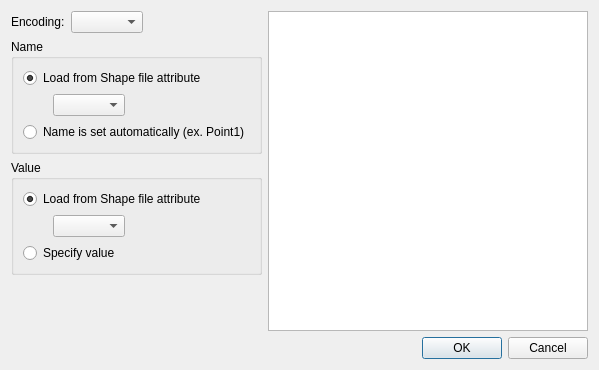
<?xml version="1.0" encoding="UTF-8"?>
<ui version="4.0">
 <class>GeoDataPointGroupShpImporterSettingDialog</class>
 <widget class="QDialog" name="GeoDataPointGroupShpImporterSettingDialog">
  <property name="geometry">
   <rect>
    <x>0</x>
    <y>0</y>
    <width>599</width>
    <height>370</height>
   </rect>
  </property>
  <property name="windowTitle">
   <string>Point Import Setting</string>
  </property>
  <layout class="QVBoxLayout" name="verticalLayout_4">
   <item>
    <layout class="QHBoxLayout" name="horizontalLayout_5" stretch="0,1">
     <item>
      <layout class="QVBoxLayout" name="verticalLayout_3">
       <item>
        <layout class="QHBoxLayout" name="horizontalLayout_2">
         <item>
          <widget class="QLabel" name="encodingLabel">
           <property name="text">
            <string>Encoding:</string>
           </property>
          </widget>
         </item>
         <item>
          <widget class="QComboBox" name="encodingComboBox">
           <property name="sizePolicy">
            <sizepolicy hsizetype="Preferred" vsizetype="Fixed">
             <horstretch>0</horstretch>
             <verstretch>0</verstretch>
            </sizepolicy>
           </property>
           <property name="maximumSize">
            <size>
             <width>200</width>
             <height>16777215</height>
            </size>
           </property>
          </widget>
         </item>
         <item>
          <spacer name="horizontalSpacer_3">
           <property name="orientation">
            <enum>Qt::Horizontal</enum>
           </property>
           <property name="sizeHint" stdset="0">
            <size>
             <width>40</width>
             <height>20</height>
            </size>
           </property>
          </spacer>
         </item>
        </layout>
       </item>
       <item>
        <widget class="QGroupBox" name="nameGroupBox">
         <property name="title">
          <string>Name</string>
         </property>
         <layout class="QVBoxLayout" name="verticalLayout">
          <item>
           <widget class="QRadioButton" name="nameAttributeRadioButton">
            <property name="text">
             <string>Load from Shape file attribute</string>
            </property>
            <property name="checked">
             <bool>true</bool>
            </property>
           </widget>
          </item>
          <item>
           <layout class="QHBoxLayout" name="horizontalLayout">
            <item>
             <spacer name="horizontalSpacer">
              <property name="orientation">
               <enum>Qt::Horizontal</enum>
              </property>
              <property name="sizeType">
               <enum>QSizePolicy::Fixed</enum>
              </property>
              <property name="sizeHint" stdset="0">
               <size>
                <width>30</width>
                <height>20</height>
               </size>
              </property>
             </spacer>
            </item>
            <item>
             <widget class="QComboBox" name="nameComboBox"/>
            </item>
            <item>
             <spacer name="horizontalSpacer_2">
              <property name="orientation">
               <enum>Qt::Horizontal</enum>
              </property>
              <property name="sizeHint" stdset="0">
               <size>
                <width>40</width>
                <height>20</height>
               </size>
              </property>
             </spacer>
            </item>
           </layout>
          </item>
          <item>
           <widget class="QRadioButton" name="nameAutoRadioButton">
            <property name="text">
             <string>Name is set automatically (ex. Point1)</string>
            </property>
           </widget>
          </item>
         </layout>
        </widget>
       </item>
       <item>
        <widget class="QGroupBox" name="valueGroupBox">
         <property name="title">
          <string>Value</string>
         </property>
         <layout class="QVBoxLayout" name="verticalLayout_2">
          <item>
           <widget class="QRadioButton" name="valueAttributeRadioButton">
            <property name="text">
             <string>Load from Shape file attribute</string>
            </property>
            <property name="checked">
             <bool>true</bool>
            </property>
           </widget>
          </item>
          <item>
           <layout class="QHBoxLayout" name="horizontalLayout_3">
            <item>
             <spacer name="horizontalSpacer_4">
              <property name="orientation">
               <enum>Qt::Horizontal</enum>
              </property>
              <property name="sizeType">
               <enum>QSizePolicy::Fixed</enum>
              </property>
              <property name="sizeHint" stdset="0">
               <size>
                <width>30</width>
                <height>20</height>
               </size>
              </property>
             </spacer>
            </item>
            <item>
             <widget class="QComboBox" name="valueComboBox"/>
            </item>
            <item>
             <spacer name="horizontalSpacer_5">
              <property name="orientation">
               <enum>Qt::Horizontal</enum>
              </property>
              <property name="sizeHint" stdset="0">
               <size>
                <width>40</width>
                <height>20</height>
               </size>
              </property>
             </spacer>
            </item>
           </layout>
          </item>
          <item>
           <layout class="QHBoxLayout" name="horizontalLayout_4">
            <item>
             <widget class="QRadioButton" name="valueCustomRadioButton">
              <property name="text">
               <string>Specify value</string>
              </property>
             </widget>
            </item>
            <item>
             <widget class="GridAttributeEditWidgetContainer" name="valueWidget" native="true">
              <property name="enabled">
               <bool>false</bool>
              </property>
             </widget>
            </item>
           </layout>
          </item>
         </layout>
        </widget>
       </item>
       <item>
        <spacer name="verticalSpacer">
         <property name="orientation">
          <enum>Qt::Vertical</enum>
         </property>
         <property name="sizeHint" stdset="0">
          <size>
           <width>20</width>
           <height>17</height>
          </size>
         </property>
        </spacer>
       </item>
      </layout>
     </item>
     <item>
      <widget class="QTableWidget" name="tableWidget">
       <property name="editTriggers">
        <set>QAbstractItemView::NoEditTriggers</set>
       </property>
      </widget>
     </item>
    </layout>
   </item>
   <item>
    <widget class="QDialogButtonBox" name="buttonBox">
     <property name="orientation">
      <enum>Qt::Horizontal</enum>
     </property>
     <property name="standardButtons">
      <set>QDialogButtonBox::Cancel|QDialogButtonBox::Ok</set>
     </property>
    </widget>
   </item>
  </layout>
 </widget>
 <customwidgets>
  <customwidget>
   <class>GridAttributeEditWidgetContainer</class>
   <extends>QWidget</extends>
   <header>guicore/pre/gridcond/base/gridattributeeditwidgetcontainer.h</header>
   <container>1</container>
  </customwidget>
 </customwidgets>
 <resources/>
 <connections>
  <connection>
   <sender>buttonBox</sender>
   <signal>accepted()</signal>
   <receiver>GeoDataPointGroupShpImporterSettingDialog</receiver>
   <slot>accept()</slot>
   <hints>
    <hint type="sourcelabel">
     <x>164</x>
     <y>360</y>
    </hint>
    <hint type="destinationlabel">
     <x>157</x>
     <y>274</y>
    </hint>
   </hints>
  </connection>
  <connection>
   <sender>buttonBox</sender>
   <signal>rejected()</signal>
   <receiver>GeoDataPointGroupShpImporterSettingDialog</receiver>
   <slot>reject()</slot>
   <hints>
    <hint type="sourcelabel">
     <x>164</x>
     <y>360</y>
    </hint>
    <hint type="destinationlabel">
     <x>286</x>
     <y>274</y>
    </hint>
   </hints>
  </connection>
  <connection>
   <sender>nameAttributeRadioButton</sender>
   <signal>toggled(bool)</signal>
   <receiver>nameComboBox</receiver>
   <slot>setEnabled(bool)</slot>
   <hints>
    <hint type="sourcelabel">
     <x>106</x>
     <y>70</y>
    </hint>
    <hint type="destinationlabel">
     <x>105</x>
     <y>97</y>
    </hint>
   </hints>
  </connection>
  <connection>
   <sender>valueCustomRadioButton</sender>
   <signal>toggled(bool)</signal>
   <receiver>valueWidget</receiver>
   <slot>setEnabled(bool)</slot>
   <hints>
    <hint type="sourcelabel">
     <x>68</x>
     <y>221</y>
    </hint>
    <hint type="destinationlabel">
     <x>243</x>
     <y>224</y>
    </hint>
   </hints>
  </connection>
  <connection>
   <sender>valueAttributeRadioButton</sender>
   <signal>toggled(bool)</signal>
   <receiver>valueComboBox</receiver>
   <slot>setEnabled(bool)</slot>
   <hints>
    <hint type="sourcelabel">
     <x>65</x>
     <y>172</y>
    </hint>
    <hint type="destinationlabel">
     <x>67</x>
     <y>194</y>
    </hint>
   </hints>
  </connection>
 </connections>
</ui>
